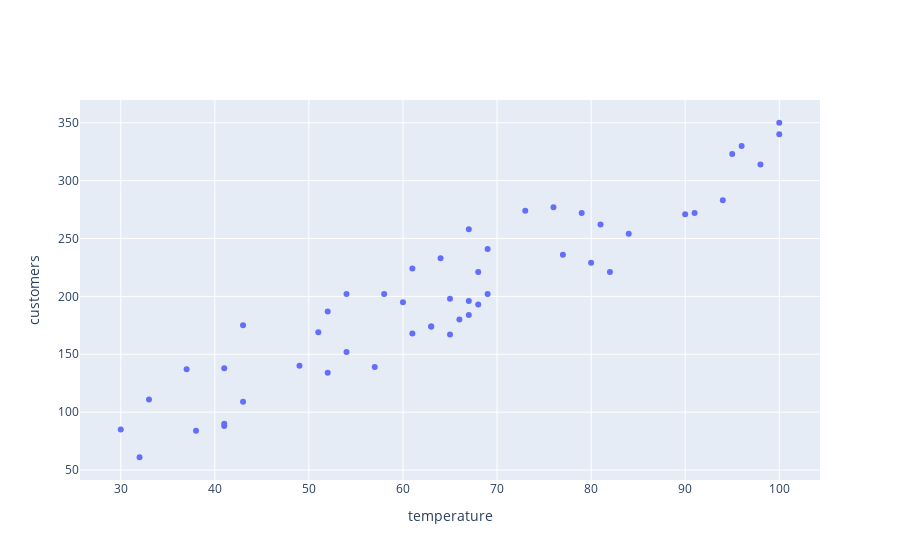

The notebook cell saved with this chart:
### Code cell
import plotly.graph_objects as go
data_trace = go.Scatter(x = temperatures, y = noisy_customers, name = 'initial data', mode = 'markers')
layout = {'yaxis': {'title': 'customers'}, 'xaxis': {'title': 'temperature'}}
go.Figure([data_trace], layout = layout)

### Figure 1 — Plotly figure (JSON) as saved in the notebook; plotly's stock layout.template omitted (floating-point values rounded to 4 significant figures)
{"data": [{"mode": "markers", "name": "initial data", "type": "scatter", "x": [60, 68, 43, 80, 91, 49, 41, 38, 32, 81, 100, 67, 37, 58, 96, 98, 76, 65, 52, 43, 63, 57, 33, 63, 64, 54, 51, 69, 67, 77, 41, 73, 79, 94, 61, 52, 61, 90, 65, 41, 100, 68, 30, 67, 69, 95, 54, 82, 84, 66], "y": [195, 221, 109, 229, 272, 140, 88, 84, 61, 262, 340, 196, 137, 202, 330, 314, 277, 198, 134, 175, 174, 139, 111, 174, 233, 202, 169, 202, 184, 236, 138, 274, 272, 283, 224, 187, 168, 271, 167, 90, 350, 193, 85, 258, 241, 323, 152, 221, 254, 180]}], "layout": {"autosize": true, "xaxis": {"autorange": true, "range": [25.6, 104.4], "title": {"text": "temperature"}, "type": "linear"}, "yaxis": {"autorange": true, "range": [39.83, 371.2], "title": {"text": "customers"}, "type": "linear"}}}
